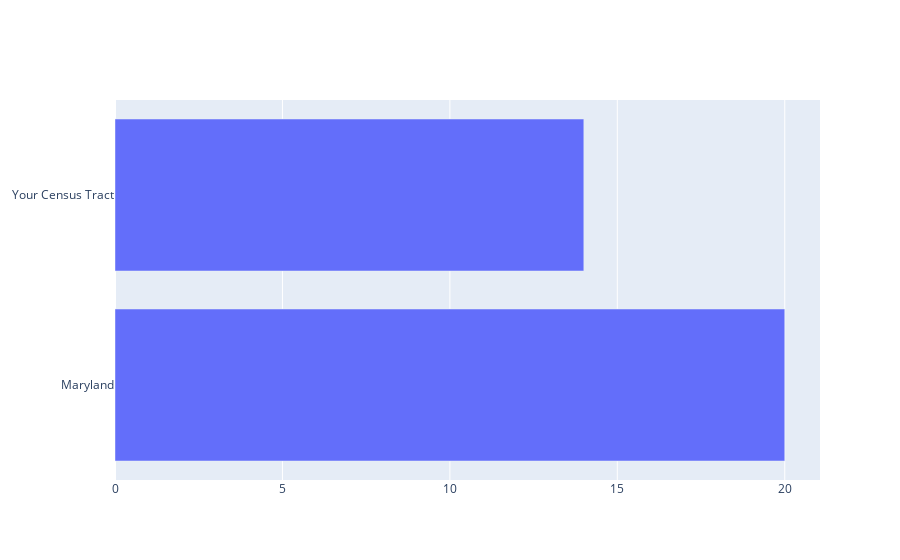

Notebook code for this chart:
### Code cell
# Bar plot for comparing census tract to rest of Maryland

import plotly.graph_objects as go

fig1 = go.Figure(go.Bar(
            x=[20, 14],
            y=['Maryland', 'Your Census Tract'], 
            orientation='h'))
fig1

### Figure 1 — Plotly figure (JSON) as saved in the notebook; plotly's stock layout.template omitted (floating-point values rounded to 4 significant figures)
{"data": [{"orientation": "h", "type": "bar", "x": [20, 14], "y": ["Maryland", "Your Census Tract"]}], "layout": {"autosize": true, "xaxis": {"autorange": true, "range": [0, 21.05], "type": "linear"}, "yaxis": {"autorange": true, "range": [-0.5, 1.5], "type": "category"}}}
